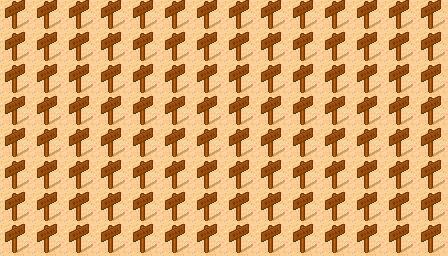

This game map was drawn from its Tiled (.tmx) file and the tilesets committed beside it. A one-line description and the trimmed map source follow:
An orthogonal 14x8 tile map with 32x32 px tiles, 4 tile layers (GridLayer, Layer 0, CreatureLayer, RangeLayer), 3 tilesets and 2 objects.

<map version="1.0" orientation="orthogonal" width="14" height="8" tilewidth="32" tileheight="32">
 <tileset firstgid="1" name="Desert" tilewidth="32" tileheight="32" spacing="1" margin="1">
  <image source="tmw_desert_spacing.png" width="265" height="199" />
 </tileset>
 <tileset firstgid="49" source="GridTile.tsx" />
 <tileset firstgid="53" source="CreatureTile.tsx" />
 <objectgroup name="SpawnLayer" width="0" height="0">
  <object x="96" y="0" width="32" height="32">
   <properties>
    <property name="AreaID" value="1" />
    <property name="CreatureIDs" value="1,2,3" />
    <property name="TimeGap" value="0.5" />
   </properties>
  </object>
  <object x="416" y="64" width="64" height="96">
   <properties>
    <property name="AreaID" value="2" />
    <property name="CreatureIDs" value="4,5,6" />
    <property name="TimeGap" value="0.5" />
   </properties>
  </object>
 </objectgroup>
 <layer name="GridLayer" width="14" height="8">
  <data>[112 cells, 112 non-empty, 2 distinct tile ids]</data>
 </layer>
 <layer name="Layer 0" width="14" height="8">
  <data>[112 cells, 112 non-empty, 30 distinct tile ids]</data>
 </layer>
 <layer name="CreatureLayer" width="14" height="8">
  <data>[112 cells, 2 non-empty, 2 distinct tile ids]</data>
 </layer>
 <layer name="RangeLayer" width="14" height="8">
  <data>[112 cells, 112 non-empty, 1 distinct tile ids]</data>
 </layer>
</map>
